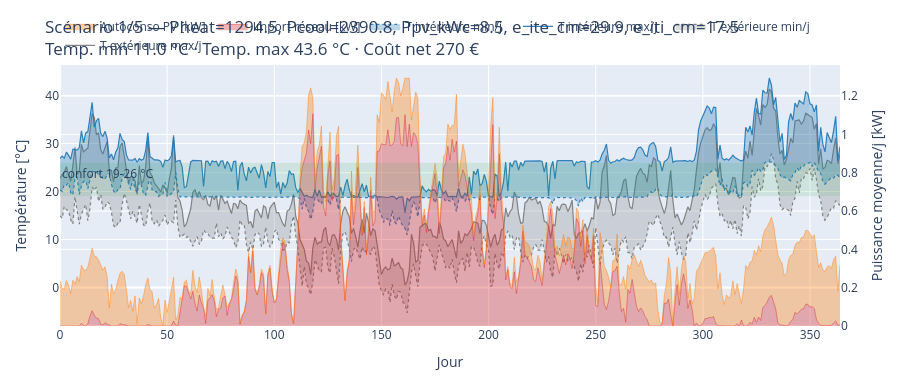
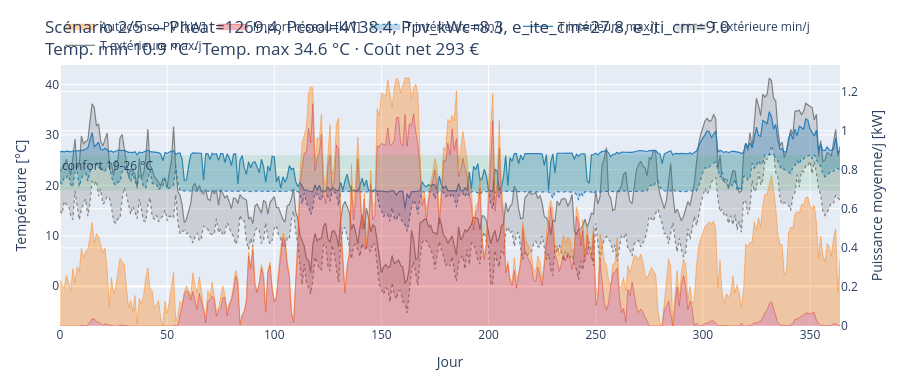
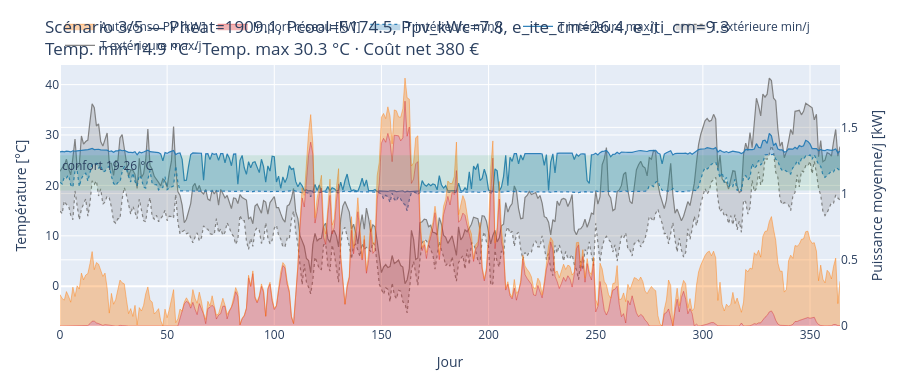
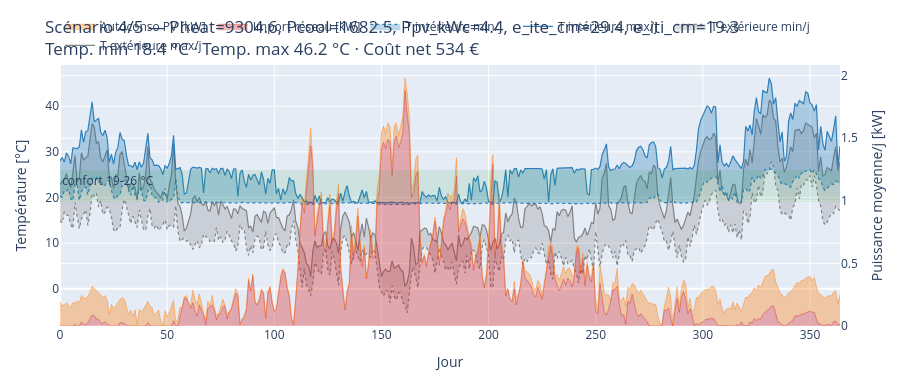

Source (notebook cell) for these figures, in order:
### Markdown cell above
## 6. Détail temporel des scénarios sélectionnés

Même visualisation que l'app Streamlit (bande de confort, températures
intérieure/extérieure min-max journalières, puissances importées/autoconsommées).

### Code cell
T_CONFORT_MIN, T_CONFORT_MAX = 19.0, 26.0   # bande de confort par defaut de l'app (affichage uniquement)


def plot_scenario(x, title):
    sim = simulate_scenario(x)
    sim_p = sim.iloc[WARMUP_HOURS:].reset_index(drop=True)
    jours = ((sim_p["time"] - sim_p["time"].iloc[0]) / 86400).astype(int)

    daily = pd.DataFrame({
        "jour": jours,
        "Tint_min": sim_p["Tair"] - 273.15, "Tint_max": sim_p["Tair"] - 273.15,
        "Text_min": sim_p["Tout"] - 273.15, "Text_max": sim_p["Tout"] - 273.15,
    }).groupby("jour").agg({"Tint_min": "min", "Tint_max": "max", "Text_min": "min", "Text_max": "max"})
    kW_grid = (sim_p["Pgrid_cool"] / 1000).groupby(jours).mean()
    kW_pv_self = (sim_p["Pself_cool"] / 1000).groupby(jours).mean()

    fig = go.Figure()
    fig.add_hrect(y0=T_CONFORT_MIN, y1=T_CONFORT_MAX, fillcolor="rgba(46,160,67,0.12)", line_width=0,
                  annotation_text=f"confort {T_CONFORT_MIN:.0f}-{T_CONFORT_MAX:.0f} °C", annotation_position="top left")
    fig.add_trace(go.Scatter(x=daily.index, y=daily["Text_max"], mode="lines",
                              line=dict(width=1.2, color="rgba(120,120,120,0.9)"), name="T extérieure max/j"))
    fig.add_trace(go.Scatter(x=daily.index, y=daily["Text_min"], mode="lines",
                              line=dict(width=1.2, color="rgba(120,120,120,0.9)", dash="dot"),
                              fill="tonexty", fillcolor="rgba(120,120,120,0.25)", name="T extérieure min/j"))
    fig.add_trace(go.Scatter(x=daily.index, y=daily["Tint_max"], mode="lines",
                              line=dict(width=1.2, color="rgba(31,119,180,0.9)"), name="T intérieure max/j"))
    fig.add_trace(go.Scatter(x=daily.index, y=daily["Tint_min"], mode="lines",
                              line=dict(width=1.2, color="rgba(31,119,180,0.9)", dash="dot"),
                              fill="tonexty", fillcolor="rgba(31,119,180,0.3)", name="T intérieure min/j"))
    fig.add_trace(go.Scatter(x=kW_grid.index, y=kW_grid.values, mode="lines", name="Import réseau [kW]",
                              stackgroup="power", yaxis="y2", line=dict(color="rgba(214,39,40,0.9)", width=0.5),
                              fillcolor="rgba(214,39,40,0.35)"))
    fig.add_trace(go.Scatter(x=kW_pv_self.index, y=kW_pv_self.values, mode="lines", name="Autoconso PV [kW]",
                              stackgroup="power", yaxis="y2", line=dict(color="rgba(255,127,14,0.9)", width=0.5),
                              fillcolor="rgba(255,127,14,0.35)"))
    fig.update_layout(
        title=title, xaxis_title="Jour", yaxis=dict(title="Température [°C]"),
        yaxis2=dict(title="Puissance moyenne/j [kW]", overlaying="y", side="right", rangemode="tozero"),
        legend=dict(orientation="h", yanchor="bottom", y=1.02, xanchor="left", x=0),
        height=380, margin=dict(l=60, r=60, t=60, b=40), hovermode="x unified",
    )
    return fig


for i, idx in enumerate(selected_idx):
    x = X[idx]
    params_txt = ", ".join(f"{n}={v:.1f}" for n, v in zip(VAR_NAMES, x))
    title = (f"Scénario {i + 1}/{len(selected_idx)} — {params_txt}<br>"
             f"Temp. min {-F[idx, 0]:.1f} °C · Temp. max {F[idx, 1]:.1f} °C · Coût net {F[idx, 2]:.0f} €")
    plot_scenario(x, title).show()

### Figure 1 — Plotly figure (JSON) as saved in the notebook; plotly's stock layout.template omitted (floating-point values rounded to 4 significant figures; data arrays with more than 128 entries replaced by an {"elided": "..."} marker saying what was removed)
{"data": [{"line": {"color": "rgba(120,120,120,0.9)", "width": 1.2}, "mode": "lines", "name": "T extérieure max/j", "type": "scatter", "x": {"elided": "365 int values"}, "y": {"elided": "365 float values"}}, {"fill": "tonexty", "fillcolor": "rgba(120,120,120,0.25)", "line": {"color": "rgba(120,120,120,0.9)", "dash": "dot", "width": 1.2}, "mode": "lines", "name": "T extérieure min/j", "type": "scatter", "x": {"elided": "365 int values"}, "y": {"elided": "365 float values"}}, {"line": {"color": "rgba(31,119,180,0.9)", "width": 1.2}, "mode": "lines", "name": "T intérieure max/j", "type": "scatter", "x": {"elided": "365 int values"}, "y": {"elided": "365 float values"}}, {"fill": "tonexty", "fillcolor": "rgba(31,119,180,0.3)", "line": {"color": "rgba(31,119,180,0.9)", "dash": "dot", "width": 1.2}, "mode": "lines", "name": "T intérieure min/j", "type": "scatter", "x": {"elided": "365 int values"}, "y": {"elided": "365 float values"}}, {"fillcolor": "rgba(214,39,40,0.35)", "line": {"color": "rgba(214,39,40,0.9)", "width": 0.5}, "mode": "lines", "name": "Import réseau [kW]", "stackgroup": "power", "type": "scatter", "x": {"elided": "365 int values"}, "y": {"elided": "365 float values"}, "yaxis": "y2"}, {"fillcolor": "rgba(255,127,14,0.35)", "line": {"color": "rgba(255,127,14,0.9)", "width": 0.5}, "mode": "lines", "name": "Autoconso PV [kW]", "stackgroup": "power", "type": "scatter", "x": {"elided": "365 int values"}, "y": {"elided": "365 float values"}, "yaxis": "y2"}], "layout": {"annotations": [{"showarrow": false, "text": "confort 19-26 °C", "x": 0, "xanchor": "left", "xref": "x domain", "y": 26.0, "yanchor": "top", "yref": "y"}], "height": 380, "hovermode": "x unified", "legend": {"orientation": "h", "x": 0, "xanchor": "left", "y": 1.02, "yanchor": "bottom"}, "margin": {"b": 40, "l": 60, "r": 60, "t": 60}, "shapes": [{"fillcolor": "rgba(46,160,67,0.12)", "line": {"width": 0}, "type": "rect", "x0": 0, "x1": 1, "xref": "x domain", "y0": 19.0, "y1": 26.0, "yref": "y"}], "title": {"text": "Scénario 1/5 — Pheat=1294.5, Pcool=2390.8, Ppv_kWc=8.5, e_ite_cm=29.9, e_iti_cm=17.5<br>Temp. min 11.0 °C · Temp. max 43.6 °C · Coût net 270 €"}, "xaxis": {"title": {"text": "Jour"}}, "yaxis": {"title": {"text": "Température [°C]"}}, "yaxis2": {"overlaying": "y", "rangemode": "tozero", "side": "right", "title": {"text": "Puissance moyenne/j [kW]"}}}}

### Figure 2 — Plotly figure (JSON) as saved in the notebook; plotly's stock layout.template omitted (floating-point values rounded to 4 significant figures; data arrays with more than 128 entries replaced by an {"elided": "..."} marker saying what was removed)
{"data": [{"line": {"color": "rgba(120,120,120,0.9)", "width": 1.2}, "mode": "lines", "name": "T extérieure max/j", "type": "scatter", "x": {"elided": "365 int values"}, "y": {"elided": "365 float values"}}, {"fill": "tonexty", "fillcolor": "rgba(120,120,120,0.25)", "line": {"color": "rgba(120,120,120,0.9)", "dash": "dot", "width": 1.2}, "mode": "lines", "name": "T extérieure min/j", "type": "scatter", "x": {"elided": "365 int values"}, "y": {"elided": "365 float values"}}, {"line": {"color": "rgba(31,119,180,0.9)", "width": 1.2}, "mode": "lines", "name": "T intérieure max/j", "type": "scatter", "x": {"elided": "365 int values"}, "y": {"elided": "365 float values"}}, {"fill": "tonexty", "fillcolor": "rgba(31,119,180,0.3)", "line": {"color": "rgba(31,119,180,0.9)", "dash": "dot", "width": 1.2}, "mode": "lines", "name": "T intérieure min/j", "type": "scatter", "x": {"elided": "365 int values"}, "y": {"elided": "365 float values"}}, {"fillcolor": "rgba(214,39,40,0.35)", "line": {"color": "rgba(214,39,40,0.9)", "width": 0.5}, "mode": "lines", "name": "Import réseau [kW]", "stackgroup": "power", "type": "scatter", "x": {"elided": "365 int values"}, "y": {"elided": "365 float values"}, "yaxis": "y2"}, {"fillcolor": "rgba(255,127,14,0.35)", "line": {"color": "rgba(255,127,14,0.9)", "width": 0.5}, "mode": "lines", "name": "Autoconso PV [kW]", "stackgroup": "power", "type": "scatter", "x": {"elided": "365 int values"}, "y": {"elided": "365 float values"}, "yaxis": "y2"}], "layout": {"annotations": [{"showarrow": false, "text": "confort 19-26 °C", "x": 0, "xanchor": "left", "xref": "x domain", "y": 26.0, "yanchor": "top", "yref": "y"}], "height": 380, "hovermode": "x unified", "legend": {"orientation": "h", "x": 0, "xanchor": "left", "y": 1.02, "yanchor": "bottom"}, "margin": {"b": 40, "l": 60, "r": 60, "t": 60}, "shapes": [{"fillcolor": "rgba(46,160,67,0.12)", "line": {"width": 0}, "type": "rect", "x0": 0, "x1": 1, "xref": "x domain", "y0": 19.0, "y1": 26.0, "yref": "y"}], "title": {"text": "Scénario 2/5 — Pheat=1269.4, Pcool=4138.4, Ppv_kWc=8.3, e_ite_cm=27.8, e_iti_cm=9.0<br>Temp. min 10.9 °C · Temp. max 34.6 °C · Coût net 293 €"}, "xaxis": {"title": {"text": "Jour"}}, "yaxis": {"title": {"text": "Température [°C]"}}, "yaxis2": {"overlaying": "y", "rangemode": "tozero", "side": "right", "title": {"text": "Puissance moyenne/j [kW]"}}}}

### Figure 3 — Plotly figure (JSON) as saved in the notebook; plotly's stock layout.template omitted (floating-point values rounded to 4 significant figures; data arrays with more than 128 entries replaced by an {"elided": "..."} marker saying what was removed)
{"data": [{"line": {"color": "rgba(120,120,120,0.9)", "width": 1.2}, "mode": "lines", "name": "T extérieure max/j", "type": "scatter", "x": {"elided": "365 int values"}, "y": {"elided": "365 float values"}}, {"fill": "tonexty", "fillcolor": "rgba(120,120,120,0.25)", "line": {"color": "rgba(120,120,120,0.9)", "dash": "dot", "width": 1.2}, "mode": "lines", "name": "T extérieure min/j", "type": "scatter", "x": {"elided": "365 int values"}, "y": {"elided": "365 float values"}}, {"line": {"color": "rgba(31,119,180,0.9)", "width": 1.2}, "mode": "lines", "name": "T intérieure max/j", "type": "scatter", "x": {"elided": "365 int values"}, "y": {"elided": "365 float values"}}, {"fill": "tonexty", "fillcolor": "rgba(31,119,180,0.3)", "line": {"color": "rgba(31,119,180,0.9)", "dash": "dot", "width": 1.2}, "mode": "lines", "name": "T intérieure min/j", "type": "scatter", "x": {"elided": "365 int values"}, "y": {"elided": "365 float values"}}, {"fillcolor": "rgba(214,39,40,0.35)", "line": {"color": "rgba(214,39,40,0.9)", "width": 0.5}, "mode": "lines", "name": "Import réseau [kW]", "stackgroup": "power", "type": "scatter", "x": {"elided": "365 int values"}, "y": {"elided": "365 float values"}, "yaxis": "y2"}, {"fillcolor": "rgba(255,127,14,0.35)", "line": {"color": "rgba(255,127,14,0.9)", "width": 0.5}, "mode": "lines", "name": "Autoconso PV [kW]", "stackgroup": "power", "type": "scatter", "x": {"elided": "365 int values"}, "y": {"elided": "365 float values"}, "yaxis": "y2"}], "layout": {"annotations": [{"showarrow": false, "text": "confort 19-26 °C", "x": 0, "xanchor": "left", "xref": "x domain", "y": 26.0, "yanchor": "top", "yref": "y"}], "height": 380, "hovermode": "x unified", "legend": {"orientation": "h", "x": 0, "xanchor": "left", "y": 1.02, "yanchor": "bottom"}, "margin": {"b": 40, "l": 60, "r": 60, "t": 60}, "shapes": [{"fillcolor": "rgba(46,160,67,0.12)", "line": {"width": 0}, "type": "rect", "x0": 0, "x1": 1, "xref": "x domain", "y0": 19.0, "y1": 26.0, "yref": "y"}], "title": {"text": "Scénario 3/5 — Pheat=1909.1, Pcool=5174.5, Ppv_kWc=7.8, e_ite_cm=26.4, e_iti_cm=9.3<br>Temp. min 14.9 °C · Temp. max 30.3 °C · Coût net 380 €"}, "xaxis": {"title": {"text": "Jour"}}, "yaxis": {"title": {"text": "Température [°C]"}}, "yaxis2": {"overlaying": "y", "rangemode": "tozero", "side": "right", "title": {"text": "Puissance moyenne/j [kW]"}}}}

### Figure 4 — Plotly figure (JSON) as saved in the notebook; plotly's stock layout.template omitted (floating-point values rounded to 4 significant figures; data arrays with more than 128 entries replaced by an {"elided": "..."} marker saying what was removed)
{"data": [{"line": {"color": "rgba(120,120,120,0.9)", "width": 1.2}, "mode": "lines", "name": "T extérieure max/j", "type": "scatter", "x": {"elided": "365 int values"}, "y": {"elided": "365 float values"}}, {"fill": "tonexty", "fillcolor": "rgba(120,120,120,0.25)", "line": {"color": "rgba(120,120,120,0.9)", "dash": "dot", "width": 1.2}, "mode": "lines", "name": "T extérieure min/j", "type": "scatter", "x": {"elided": "365 int values"}, "y": {"elided": "365 float values"}}, {"line": {"color": "rgba(31,119,180,0.9)", "width": 1.2}, "mode": "lines", "name": "T intérieure max/j", "type": "scatter", "x": {"elided": "365 int values"}, "y": {"elided": "365 float values"}}, {"fill": "tonexty", "fillcolor": "rgba(31,119,180,0.3)", "line": {"color": "rgba(31,119,180,0.9)", "dash": "dot", "width": 1.2}, "mode": "lines", "name": "T intérieure min/j", "type": "scatter", "x": {"elided": "365 int values"}, "y": {"elided": "365 float values"}}, {"fillcolor": "rgba(214,39,40,0.35)", "line": {"color": "rgba(214,39,40,0.9)", "width": 0.5}, "mode": "lines", "name": "Import réseau [kW]", "stackgroup": "power", "type": "scatter", "x": {"elided": "365 int values"}, "y": {"elided": "365 float values"}, "yaxis": "y2"}, {"fillcolor": "rgba(255,127,14,0.35)", "line": {"color": "rgba(255,127,14,0.9)", "width": 0.5}, "mode": "lines", "name": "Autoconso PV [kW]", "stackgroup": "power", "type": "scatter", "x": {"elided": "365 int values"}, "y": {"elided": "365 float values"}, "yaxis": "y2"}], "layout": {"annotations": [{"showarrow": false, "text": "confort 19-26 °C", "x": 0, "xanchor": "left", "xref": "x domain", "y": 26.0, "yanchor": "top", "yref": "y"}], "height": 380, "hovermode": "x unified", "legend": {"orientation": "h", "x": 0, "xanchor": "left", "y": 1.02, "yanchor": "bottom"}, "margin": {"b": 40, "l": 60, "r": 60, "t": 60}, "shapes": [{"fillcolor": "rgba(46,160,67,0.12)", "line": {"width": 0}, "type": "rect", "x0": 0, "x1": 1, "xref": "x domain", "y0": 19.0, "y1": 26.0, "yref": "y"}], "title": {"text": "Scénario 4/5 — Pheat=9304.6, Pcool=1682.5, Ppv_kWc=4.4, e_ite_cm=29.4, e_iti_cm=19.3<br>Temp. min 18.4 °C · Temp. max 46.2 °C · Coût net 534 €"}, "xaxis": {"title": {"text": "Jour"}}, "yaxis": {"title": {"text": "Température [°C]"}}, "yaxis2": {"overlaying": "y", "rangemode": "tozero", "side": "right", "title": {"text": "Puissance moyenne/j [kW]"}}}}
